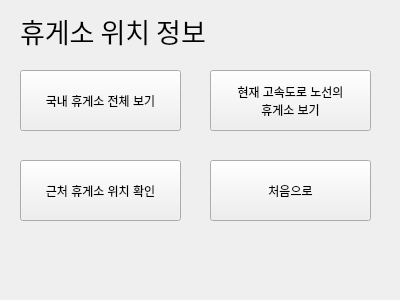
<?xml version="1.0" encoding="UTF-8"?>
<ui version="4.0">
 <class>Form</class>
 <widget class="QWidget" name="Form">
  <property name="geometry">
   <rect>
    <x>0</x>
    <y>0</y>
    <width>400</width>
    <height>300</height>
   </rect>
  </property>
  <property name="windowTitle">
   <string>Form</string>
  </property>
  <widget class="QPushButton" name="pushButton_4">
   <property name="geometry">
    <rect>
     <x>20</x>
     <y>160</y>
     <width>161</width>
     <height>61</height>
    </rect>
   </property>
   <property name="text">
    <string>근처 휴게소 위치 확인</string>
   </property>
  </widget>
  <widget class="QPushButton" name="pushButton_2">
   <property name="geometry">
    <rect>
     <x>20</x>
     <y>70</y>
     <width>161</width>
     <height>61</height>
    </rect>
   </property>
   <property name="text">
    <string>국내 휴게소 전체 보기</string>
   </property>
  </widget>
  <widget class="QPushButton" name="pushButton_3">
   <property name="geometry">
    <rect>
     <x>210</x>
     <y>70</y>
     <width>161</width>
     <height>61</height>
    </rect>
   </property>
   <property name="text">
    <string>현재 고속도로 노선의 
휴게소 보기</string>
   </property>
  </widget>
  <widget class="QLabel" name="label">
   <property name="geometry">
    <rect>
     <x>20</x>
     <y>10</y>
     <width>351</width>
     <height>41</height>
    </rect>
   </property>
   <property name="font">
    <font>
     <family>Adobe Arabic</family>
     <pointsize>20</pointsize>
    </font>
   </property>
   <property name="text">
    <string>휴게소 위치 정보</string>
   </property>
  </widget>
  <widget class="QPushButton" name="pushButton">
   <property name="geometry">
    <rect>
     <x>210</x>
     <y>160</y>
     <width>161</width>
     <height>61</height>
    </rect>
   </property>
   <property name="text">
    <string>처음으로</string>
   </property>
  </widget>
 </widget>
 <resources/>
 <connections>
  <connection>
   <sender>pushButton</sender>
   <signal>clicked()</signal>
   <receiver>Form</receiver>
   <slot>slot1_root()</slot>
   <hints>
    <hint type="sourcelabel">
     <x>259</x>
     <y>195</y>
    </hint>
    <hint type="destinationlabel">
     <x>277</x>
     <y>250</y>
    </hint>
   </hints>
  </connection>
 </connections>
 <slots>
  <slot>slot1_root()</slot>
 </slots>
</ui>
